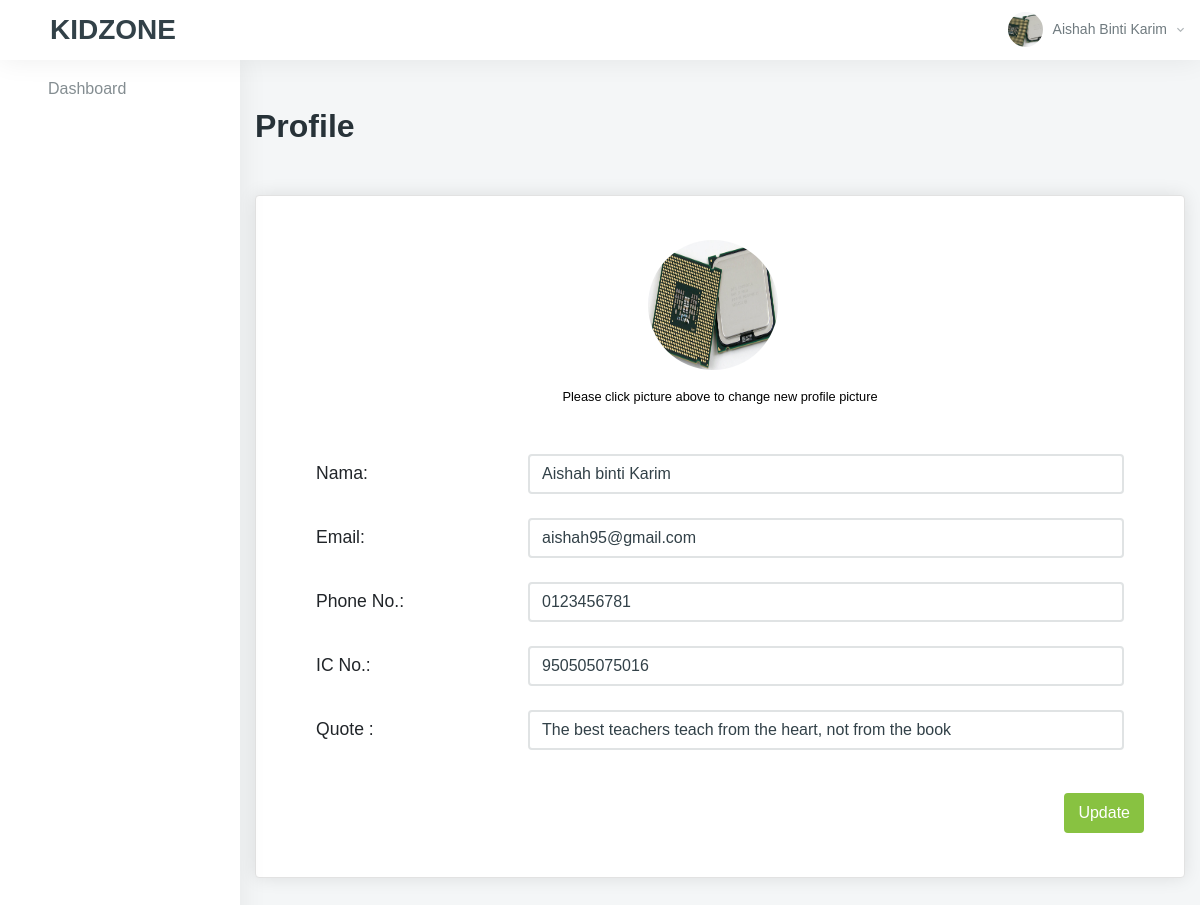
Screenshot of /instructor/profile.php (signed in) with the database file from the repository.
### tables this page shows
CREATE TABLE `instructor` (
  `instructor_id` int(11) NOT NULL,
  `instructor_name` varchar(80) NOT NULL,
  `instructor_email` varchar(80) NOT NULL,
  `instructor_password` varchar(80) NOT NULL,
  `instructor_ic` varchar(30) NOT NULL,
  `instructor_phone_number` varchar(30) NOT NULL,
  `instructor_quotes` varchar(255) DEFAULT NULL,
  `instructor_qualification` varchar(80) NOT NULL DEFAULT 'Degree',
  `instructor_pic_path` varchar(80) DEFAULT 'default.png',
  `instructor_path_file` varchar(80) NOT NULL
);

### instructor/profile.php (the view, shortened to what this page needs)
<?php
include "../resources/conn.php";
$name = $ic = $email = $phone = $quote = $path = '';
$instructor_id = $_SESSION['instructor_id'];
$sql100 = "SELECT * FROM instructor WHERE instructor_id = ". $instructor_id ."";
$result100  = $conn->query($sql100 );
if ($result100->num_rows > 0) {
    $row100 = $result100->fetch_assoc();
    $name100 = $row100['instructor_name'];
    $path100 = $row100['instructor_pic_path'];
}
$sql = "SELECT * FROM instructor WHERE instructor_id = " . $instructor_id . "";
$result = $conn->query($sql);
if ($result->num_rows > 0) {
    $row = $result->fetch_assoc();
    $name = $row['instructor_name'];
    $ic = $row['instructor_ic'];
    $email = $row['instructor_email'];
    $phone = $row['instructor_phone_number'];
    $quote = $row['instructor_quotes'];
    $path  = $row['instructor_pic_path'];
}
?>
<!DOCTYPE html>
<html lang="en">
<head>
    <link href="../resources/vendors/vectormap/jquery-jvectormap-2.0.3.css" rel="stylesheet" type="text/css" />
    <link href="../resources/vendors/jquery-toggles/css/toggles.css" rel="stylesheet" type="text/css">
    <link href="../resources/vendors/jquery-toggles/css/themes/toggles-light.css" rel="stylesheet" type="text/css">
    <link href="../resources/vendors/jquery-toast-plugin/dist/jquery.toast.min.css" rel="stylesheet" type="text/css">
    <link href="../resources/vendors/datatables.net-dt/css/jquery.dataTables.min.css" rel="stylesheet" type="text/css" />
    <link href="../resources/vendors/datatables.net-responsive-dt/css/responsive.dataTables.min.css" rel="stylesheet" type="text/css" />
    <link href="../resources/dist/css/style.css" rel="stylesheet" type="text/css">
</head>
<body>
    <div class="hk-wrapper hk-vertical-nav">
        <nav class="navbar navbar-expand-xl navbar-light fixed-top hk-navbar hk-navbar-alt">
            <nav class="navbar navbar-light ">
                <span class="navbar-brand mb-0 h3" style="font-weight: bold;">KIDZONE</span>
            </nav>
            <ul class="navbar-nav hk-navbar-content">
                <li class="nav-item dropdown dropdown-authentication">
                    <a class="nav-link dropdown-toggle no-caret" href="#" role="button" data-toggle="dropdown" aria-haspopup="true" aria-expanded="false">
                        <div class="media">
                            <div class="media-img-wrap">
                                <div class="avatar">
                                    <img src="../resources/img/profile/<?php echo $path100; ?>" alt="user" class="avatar-img rounded-circle">
                                </div>
                            </div>
                            <div class="media-body">
                                <span><?php echo $name100; ?><i class="zmdi zmdi-chevron-down"></i></span>
                            </div>
                        </div>
                    </a>
                </li>
            </ul>
        </nav>
        <nav class="hk-nav hk-nav-light ">
            <div class="nicescroll-bar">
                <div class="navbar-nav-wrap">
                    <ul class="navbar-nav flex-column">
                        <li class="nav-item ">
                            <a class="nav-link" href="index.php">
                                <span class="nav-link-text">Dashboard</span>
                            </a>
                        </li>
                    </ul>
                </div>
            </div>
        </nav>
        <div class="hk-pg-wrapper">
            <div class="container mt-xl-50 mt-sm-30 mt-15">
                <div class="hk-pg-header align-items-top">
                    <div>
                        <h2 class="hk-pg-title font-weight-600 mb-10">Profile</h2>
                    </div>
                </div>
                <div class="row">
                    <div class="col-xl-12">
                        <form method="POST" enctype="multipart/form-data">
                            <section class="hk-sec-wrapper">
                                <div class="row">
                                    <div class="col-sm">
                                        <div class="media pa-20 rounded" style="padding-bottom: 0 !important;">
                                            <label for="file-input" style="margin-right:auto !important; margin-left:auto !important;">
                                                <img class="mr-15 circle d-130" src="../resources/img/profile/<?php echo $path; ?>" alt="Generic placeholder image">
                                            </label>
                                        </div>
                                    </div>
                                </div>
                                <div class="row">
                                    <div class="col-sm">
                                        <div class="media rounded">
                                            <small style="margin-right:auto !important; margin-left:auto !important;">Please click picture above to change new profile picture</small>
                                        </div>
                                    </div>
                                </div>
                                <div class="row">
                                    <div class="col-sm">
                                        <div class="media pa-20 rounded">
                                            <div class="media-body mt-15" style="font-size:110%;">
                                                <table class="table table-md pb-30 table-flush">
                                                    <tbody>
                                                        <tr>
                                                            <td style="width: 25%;">Nama: </td>
                                                            <td>
                                                                <input name="name" placeholder="Name" class="form-control <?php echo $name_feedback; ?>" type="text" value="<?php echo $name ?>">
                                                            </td>
                                                        </tr>
                                                        <tr>
                                                            <td style="width: 25%;">Email: </td>
                                                            <td>
                                                                <input placeholder="Email Address" name="email" class="form-control  <?php echo $email_feedback; ?>" type="text" value="<?php echo $email ?>">
                                                            </td>
                                                        </tr>
                                                        <tr>
                                                            <td style="width: 25%;">Phone No.: </td>
                                                            <td>
                                                                <input name="phone" placeholder="Phone Number" class="form-control  <?php echo $phone_feedback; ?>" type="text" value="<?php echo $phone ?>">
                                                            </td>
                                                        </tr>
                                                        <tr>
                                                            <td style="width: 25%;">IC No.: </td>
                                                            <td>
                                                                <input name="ic" placeholder="IC Number" class="form-control  <?php echo $ic_feedback; ?>" type="text" value="<?php echo $ic ?>">
                                                            </td>
                                                        </tr>
                                                        <tr>
                                                            <td style="width: 25%;">Quote : </td>
                                                            <td>
                                                                <input name="quote" placeholder="Quote" class="form-control  <?php echo $quote_feedback; ?>" type="text" value="<?php echo $quote ?>">
                                                            </td>
                                                        </tr>
                                                    </tbody>
                                                </table>
                                                <button name="update" class="btn btn-primary mt-15" style="float: right;">Update</button>
                                            </div>
                                        </div>
                                    </div>
                                </div>
                            </section>
                        </form>
                    </div>
                </div>
            </div>
        </div>
    </div>
</body>
</html>

### rows the page displays
instructor: instructor_pic_path (picture), instructor_name "Aishah Binti Karim", name "Aishah binti Karim", email "aishah95@gmail.com", phone "0123456781", ic "950505075016", quote "The best teachers teach from the heart, not from the book"
